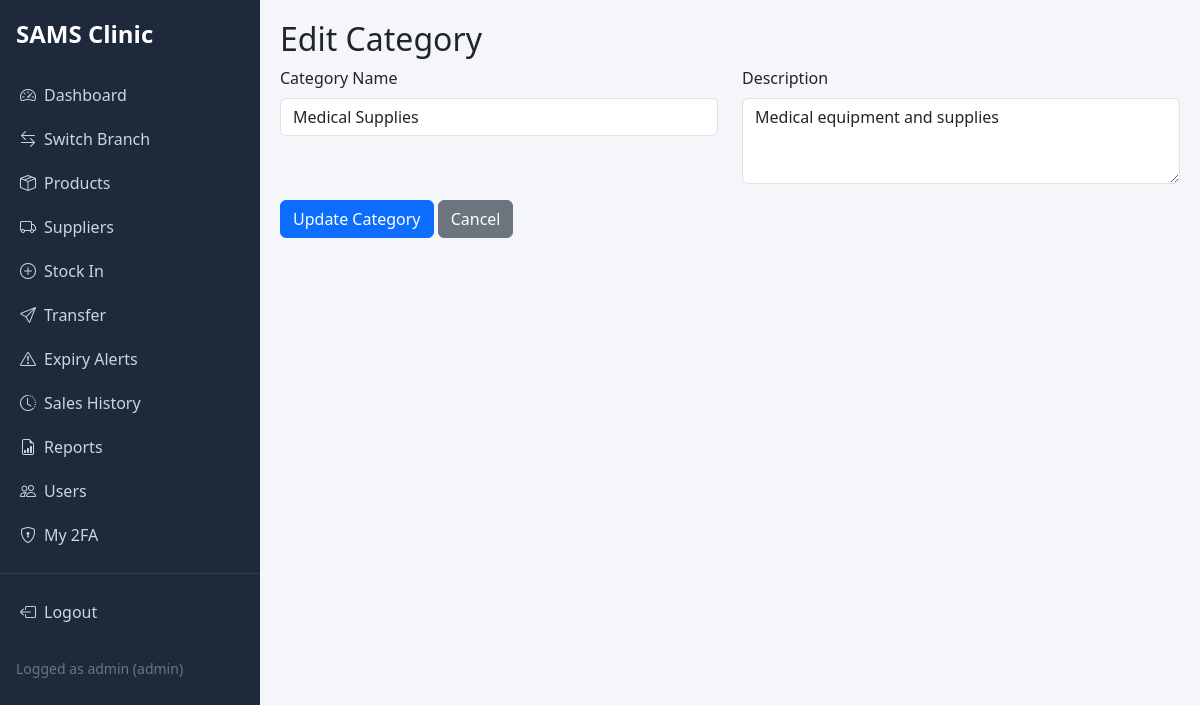
Screenshot of /edit_category/2 (signed in) with the database file from the repository.
### models.py (models this page shows, shortened)
class User(UserMixin, db.Model):
    __tablename__ = 'users'
    id = db.Column(db.Integer, primary_key=True)
    username = db.Column(db.String(50), unique=True, nullable=False)
    password_hash = db.Column(db.String(255), nullable=False)
    role_id = db.Column(db.Integer, db.ForeignKey('roles.id'), nullable=False)
    branch_id = db.Column(db.Integer, db.ForeignKey('branches.id'), nullable=True)
    is_active = db.Column(db.Boolean, default=True)
    totp_secret = db.Column(db.String(32), nullable=True)   # <-- NEW: for 2FA
    sales = db.relationship('Sale', backref='user', lazy=True)
    def is_admin(self):
        return self.role and self.role.name == 'admin'

class Role(db.Model):
    __tablename__ = 'roles'
    id = db.Column(db.Integer, primary_key=True)
    name = db.Column(db.String(20), unique=True, nullable=False)
    users = db.relationship('User', backref='role', lazy=True)

class Category(db.Model):
    __tablename__ = 'categories'
    id = db.Column(db.Integer, primary_key=True)
    name = db.Column(db.String(100), nullable=False)
    description = db.Column(db.Text)
    products = db.relationship('Product', backref='category', lazy=True)

### app.py (the view)
        @login_required
        def wrapped(*args, **kwargs):
            if current_user.role.name not in roles:
                flash('Access denied.')
                return redirect(url_for('dashboard'))
            return f(*args, **kwargs)

### forms.py
class CategoryForm(FlaskForm):
    name = StringField('Category Name', validators=[DataRequired()])
    description = TextAreaField('Description', validators=[Optional()])
    submit = SubmitField('Save Category')

### app.py (called while the page is built)
@login_manager.user_loader
def load_user(user_id):
    return User.query.get(int(user_id))

def roles_required(*roles):
    def decorator(f):
        @login_required
        def wrapped(*args, **kwargs):
            if current_user.role.name not in roles:
                flash('Access denied.')
                return redirect(url_for('dashboard'))
            return f(*args, **kwargs)
        wrapped.__name__ = f.__name__
        return wrapped
    return decorator

@app.route('/edit_category/<int:id>', methods=['GET','POST'])
@login_required
@roles_required('admin','pharmacist')
def edit_category(id):
    category = Category.query.get_or_404(id)
    form = CategoryForm(obj=category)
    if form.validate_on_submit():
        category.name = form.name.data
        category.description = form.description.data
        db.session.commit()
        flash('Category updated.')
        return redirect(url_for('categories'))
    return render_template('edit_category.html', form=form, category=category)

@app.before_request
def set_default_branch():
    if current_user.is_authenticated and not session.get('active_branch_id') and not current_user.is_admin():
        if current_user.branch:
            session['active_branch_id'] = current_user.branch.id

### templates/edit_category.html (shortened to what this page needs)
{% extends "layout.html" %}
{% block content %}
<h2>Edit Category</h2>
<form method="POST">
    <div class="row">
        <div class="col-md-6">
            <div class="mb-3">
                {{ form.name.label(class="form-label") }}
                {{ form.name(class="form-control") }}
            </div>
        </div>
        <div class="col-md-6">
            <div class="mb-3">
                {{ form.description.label(class="form-label") }}
                {{ form.description(class="form-control", rows="3") }}
            </div>
        </div>
    </div>
    <div class="mb-3">
        <button type="submit" class="btn btn-primary">Update Category</button>
        <a href="{{ url_for('categories') }}" class="btn btn-secondary">Cancel</a>
    </div>
</form>
{% endblock %}

### templates/layout.html (shortened to what this page needs)
<!DOCTYPE html>
<html lang="en">
<head>
    <link href="https://cdn.jsdelivr.net/npm/bootstrap@5.3.0/dist/css/bootstrap.min.css" rel="stylesheet">
    <link rel="stylesheet" href="https://cdn.jsdelivr.net/npm/bootstrap-icons@1.11.3/font/bootstrap-icons.css">
    <link rel="stylesheet" href="{{ url_for('static', filename='css/style.css') }}">
</head>
<body>
    {% if current_user.is_authenticated %}
    <div class="sidebar">
        <h4 class="px-3 mb-4 text-white">SAMS Clinic</h4>
        {% if current_user.role.name == 'admin' %}
        <a href="{{ url_for('admin_dashboard') }}" class="{{ 'active' if request.endpoint == 'admin_dashboard' }}"><i class="bi bi-speedometer2 me-2"></i>Dashboard</a>
        <a href="{{ url_for('select_branch') }}" class="{{ 'active' if request.endpoint == 'select_branch' }}"><i class="bi bi-arrow-left-right me-2"></i>Switch Branch</a>
        <a href="{{ url_for('products') }}" class="{{ 'active' if request.endpoint in ['products','add_product','edit_product'] }}"><i class="bi bi-box-seam me-2"></i>Products</a>
        <a href="{{ url_for('suppliers') }}" class="{{ 'active' if request.endpoint in ['suppliers','add_supplier','edit_supplier'] }}"><i class="bi bi-truck me-2"></i>Suppliers</a>
        <a href="{{ url_for('stock_in') }}" class="{{ 'active' if request.endpoint == 'stock_in' }}"><i class="bi bi-plus-circle me-2"></i>Stock In</a>
        <a href="{{ url_for('stock_transfer') }}" class="{{ 'active' if request.endpoint == 'stock_transfer' }}"><i class="bi bi-send me-2"></i>Transfer</a>
        <a href="{{ url_for('expiry_alerts') }}" class="{{ 'active' if request.endpoint == 'expiry_alerts' }}"><i class="bi bi-exclamation-triangle me-2"></i>Expiry Alerts</a>
        <a href="{{ url_for('sales_history') }}" class="{{ 'active' if request.endpoint == 'sales_history' }}"><i class="bi bi-clock-history me-2"></i>Sales History</a>
        <a href="{{ url_for('reports') }}" class="{{ 'active' if request.endpoint == 'reports' }}"><i class="bi bi-file-earmark-bar-graph me-2"></i>Reports</a>
        <a href="{{ url_for('users') }}" class="{{ 'active' if request.endpoint in ['users','add_user'] }}"><i class="bi bi-people me-2"></i>Users</a>
        <a href="{{ url_for('enable_2fa', user_id=current_user.id) }}" class="{{ 'active' if request.endpoint == 'enable_2fa' }}"><i class="bi bi-shield-lock me-2"></i>My 2FA</a>
        {% endif %}
        <hr class="text-secondary">
        <a href="{{ url_for('logout') }}"><i class="bi bi-box-arrow-left me-2"></i>Logout</a>
        <div class="px-3 mt-4 small text-secondary">Logged as {{ current_user.username }} ({{ current_user.role.name }})</div>
    </div>
    {% endif %}
    <div class="main-content">
        {% block content %}{% endblock %}
    </div>
</body>
</html>

### static/css/style.css (style rules this page uses)
body { background: #f4f6f9; }
.sidebar { width: 260px; background: #1e293b; color: white; position: fixed; height: 100vh; padding-top: 20px; }
.sidebar h4 { font-weight: 600; }
.sidebar a { color: #cbd5e1; text-decoration: none; display: block; padding: 10px 20px; }
.main-content { margin-left: 260px; padding: 20px; }

### rows the page displays
User: username "admin"
Role: role.name "admin"
Category: name "Medical Supplies", description "Medical equipment and supplies"
